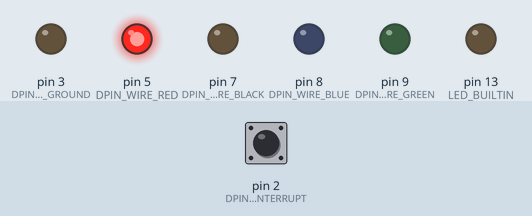
Recording of a sketch running on a simulated Arduino Uno, built with avr-gcc and run on an emulated ATmega328P. Parts: output pins drawn as LEDs (lit = HIGH). The inputs (shaded band) are chosen by the test bench; at power-on: pin 2 (DPIN_BUTTON_INTERRUPT) HIGH. EEPROM starts erased; pins used as bus, display or sensor lines are not drawn.

Above: at 1.2 s.
1.3 s: pin 2 (DPIN_BUTTON_INTERRUPT) pulsed LOW 5 times (0.12 s each, 0.3 s apart)
At 3.0 s:
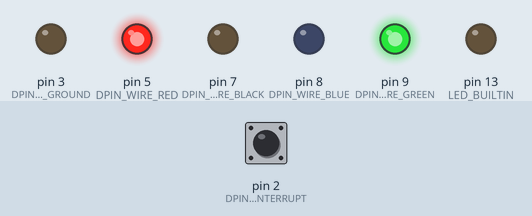
4.3 s: pin 2 (DPIN_BUTTON_INTERRUPT) pulled LOW for 0.15 s
At 4.8 s:
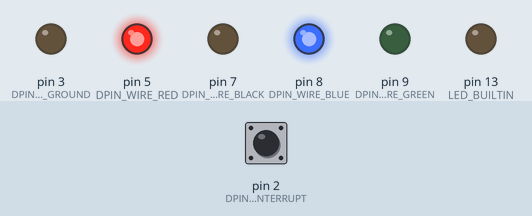
5.9 s: pin 2 (DPIN_BUTTON_INTERRUPT) pulsed LOW 5 times (0.12 s each, 0.3 s apart)
At 7.7 s:
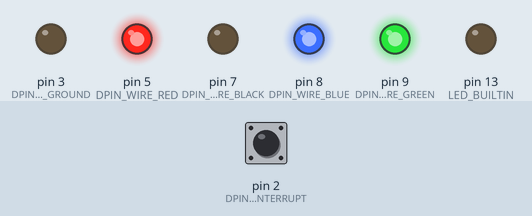
8.9 s: pin 2 (DPIN_BUTTON_INTERRUPT) pulled LOW for 1 s
At 10.8 s:
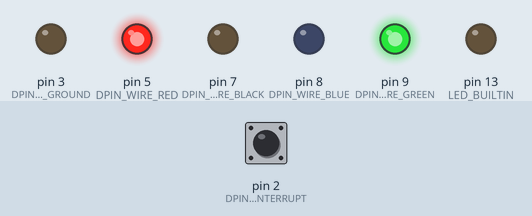
12.9 s: pin 2 (DPIN_BUTTON_INTERRUPT) pulled LOW for 3.2 s
At 13.6 s:
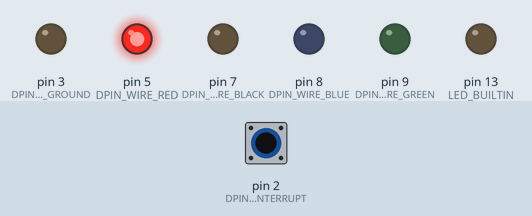
Timing chart, 0 to 15.9 s (numbered marks = the images above; inputs shaded):
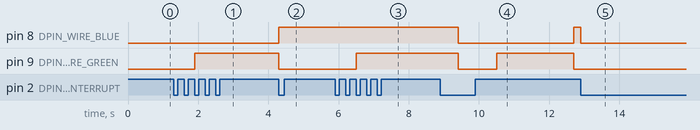

Measured:
- after the input at 1.3 s, pin 9 (DPIN_WIRE_GREEN): LOW → HIGH after 0.60 s
- after the input at 4.3 s, pin 8 (DPIN_WIRE_BLUE): LOW → HIGH at once; pin 9 (DPIN_WIRE_GREEN): HIGH → LOW at once
- after the input at 5.9 s, pin 9 (DPIN_WIRE_GREEN): LOW → HIGH after 0.60 s
- after the input at 8.9 s, pin 8 (DPIN_WIRE_BLUE): HIGH → LOW after 0.50 s, → HIGH 3.3 s later; pin 9 (DPIN_WIRE_GREEN): HIGH → LOW after 0.50 s, → HIGH 1.1 s later, → LOW 2.2 s later
- after the input at 12.9 s, pin 8 (DPIN_WIRE_BLUE): HIGH → LOW after 0.00 s instead of 4.2 s; pin 9 (DPIN_WIRE_GREEN): stays LOW (without the input it goes to HIGH after 2.0 s)

The sketch:

dell_xps_600_front_panel_led.ino
```cpp
/**
 * Controller for Dell XPS 600 Front Panel LED
 *
 * Author: Brian Andress
 * Site: https://github.com/brainthinks
 *
 * Cycle through the different colors of Dell's front panel LED for the XPS 600, and
 * remember the most recently set color, even between power cycles.
 *
 * My father used to have a Dell Dimension XPS, which is a giant blue computer with a
 * proprietary motherboard layout and other components.  For his birthday in 2018, I
 * wanted to give him a modern computer in that old case because it was so unique.  I
 * quickly learned that that would be a difficult task.  I had to modify the case to
 * accept a standard ATX motherboard, and I had to do some custom wiring to get the
 * front panel LED and the power button board to work.  The front panel LED was more
 * difficult than the power button because the board for the front panel LED accepts
 * multiple power sources, and the state of those power sources controls what color
 * the LED displays.  Additionally, the mechanism to control this board was contained
 * in the motherboard, which is not something that I could leave in the case.  In order
 * to control the color of Dell's front panel LED for this particular case, I wrote
 * this arduino script.
 */

#include <EEPROM.h>

const bool DEBUG = false;

// -----------------------------------------------------------------------------
//
// DATA
//
// -----------------------------------------------------------------------------

/**
 * Dell Wires --> Arduino Pins
 */
const byte DPIN_WIRE_RED   = 5; // 5V, always on
const byte DPIN_WIRE_WHITE = 6; // not used
const byte DPIN_WIRE_BLACK = 7; // ground

const byte DPIN_WIRE_BLUE  = 8; // 3.3V, configurable
const byte DPIN_WIRE_GREEN = 9; // 3.3V, configurable
const byte DPIN_WIRE_BROWN = 10; // 3.3V, configurable

/**
 * Button
 *
 * The physical switch that will allow you to cycle through the different LED states
 */
const byte DPIN_BUTTON_INTERRUPT = 2; // one switch wire
const byte DPIN_BUTTON_GROUND = 3;    // the other switch wire

volatile bool acceptPushedChanges = false;
volatile bool pushed = false;

const int ACCEPT_PUSHED_CHANGE_DELAY = 1000;
const int DEBOUNCE_DELAY = 100;
const int PUSHED_RESET_DELAY = 500;

/**
 * EEPROM Addresses
 */
const int ADDRESS_STATE = 0; // current LED state
const int ADDRESS_CYCLE = 1; // cycle LED enabled

/**
 * LED State
 *
 * The variable names are the color names Dell used in the bios configuration.
 * The values are integers represent the configuration index.
 *
 * I have kept them in the order Dell listed them in the bios (except NONE).
 */
const int LED_NONE     = 0;
const int LED_RUBY     = 1;
const int LED_EMERALD  = 2;
const int LED_AMBER    = 3;
const int LED_SAPPHIRE = 4;
const int LED_AMETHYST = 5;
const int LED_TOPAZ    = 6;
const int LED_DIAMOND  = 7;

const int LED_FIRST = LED_RUBY;
const int LED_LAST  = LED_DIAMOND;

const int LED_CYCLE_DELAY = 1000;

/**
 * LED Configurations
 *
 * Each configuration contains the state of each of the 3 configurable wires
 * necessary to generate a color on Dell's board.
 *
 * 0 - blue wire state
 * 1 - green wire state
 * 2 - brown wire state
 * 3 - state indicator
 */
const int LED_CONFIGURATIONS[8][4] = {
  { LOW,  LOW,  LOW,  LED_NONE     },
  { LOW,  LOW,  HIGH, LED_RUBY     },
  { LOW,  HIGH, LOW,  LED_EMERALD  },
  { LOW,  HIGH, HIGH, LED_AMBER    },
  { HIGH, LOW,  LOW,  LED_SAPPHIRE },
  { HIGH, LOW,  HIGH, LED_AMETHYST },
  { HIGH, HIGH, LOW,  LED_TOPAZ    },
  { HIGH, HIGH, HIGH, LED_DIAMOND  }
};


// -----------------------------------------------------------------------------
//
// Utilities
//
// -----------------------------------------------------------------------------

void blink(const int number) {
  for (int i = 0; i < number; i++) {
    digitalWrite(LED_BUILTIN, HIGH);
    delay(250);
    digitalWrite(LED_BUILTIN, LOW);
    delay(250);
  }
}


// -----------------------------------------------------------------------------
//
// LED State
//
// -----------------------------------------------------------------------------

/**
 * Read the current state from the pin that is broadcasting it
 */
int readState() {
  return EEPROM.read(ADDRESS_STATE);
}

/**
 * Blink the built in LED the number of times that corresponds
 * with the currently selected state.
 */
void displayState() {
  blink(readState());
  digitalWrite(LED_BUILTIN, LOW);
}

/**
 * Set the state, which controls the LED color
 */
void setState(const int state, const bool shouldDisplayState) {
  // If we encounter an unrecognized state
  if (state < LED_NONE || state > LED_LAST) {
    setState(LED_NONE, shouldDisplayState);
    return 0;
  }

  // Configure the LED color
  digitalWrite(DPIN_WIRE_BLUE,  LED_CONFIGURATIONS[state][0]);
  digitalWrite(DPIN_WIRE_GREEN, LED_CONFIGURATIONS[state][1]);
  digitalWrite(DPIN_WIRE_BROWN, LED_CONFIGURATIONS[state][2]);

  // Save the current LED color state
  EEPROM.write(ADDRESS_STATE, LED_CONFIGURATIONS[state][3]);

  if (DEBUG == true && shouldDisplayState) {
    displayState();
  }
}

void cycleState() {
  volatile int state = readState();

  // Ensure none is skipped when cycling
  if (state == LED_LAST) {
    state = LED_NONE;
  }

  // Increment the LED state to show the next color
  state++;

  setState(state, false);
  delay(LED_CYCLE_DELAY);
}

bool isCycling() {
  return EEPROM.read(ADDRESS_CYCLE) == true;
}

void enableCycling() {
  EEPROM.write(ADDRESS_CYCLE, true);
}

void disableCycling() {
  EEPROM.write(ADDRESS_CYCLE, false);
}

void incrementState() {
  // If the cycle is enabled, disable it
  if (isCycling()) {
    disableCycling();
    setState(LED_NONE, true);
  }

  // If the LED state is on the last one, enable the cycle
  else if (readState() == LED_LAST) {
    enableCycling();
  }

  // Otherwise, increment the LED state
  else {
    setState(readState() + 1, true);
  }
}


// -----------------------------------------------------------------------------
//
// Button State
//
// -----------------------------------------------------------------------------

void initializeButtonPins(const byte interruptPin, const byte groundPin) {
  pinMode(interruptPin, INPUT_PULLUP);
  attachInterrupt(digitalPinToInterrupt(interruptPin), buttonPushed, FALLING);
  pinMode(groundPin, OUTPUT);
  digitalWrite(groundPin, LOW);
}

void buttonPushed() {
  if (pushed == false) {
    pushed = true;

    if (acceptPushedChanges || millis() > ACCEPT_PUSHED_CHANGE_DELAY) {
      acceptPushedChanges = true;
      incrementState();
    }
  }
}

void buttonPushedReset() {
  delay(DEBOUNCE_DELAY);
  if (pushed == true) {
    delay(PUSHED_RESET_DELAY);
    pushed = false;
  }
}


// -----------------------------------------------------------------------------
//
// Arduino
//
// -----------------------------------------------------------------------------

void setup() {
  pinMode(LED_BUILTIN, OUTPUT);

  pinMode(DPIN_WIRE_RED, OUTPUT);
  pinMode(DPIN_WIRE_BLUE, OUTPUT);
  pinMode(DPIN_WIRE_GREEN, OUTPUT);
  pinMode(DPIN_WIRE_BROWN, OUTPUT);
  pinMode(DPIN_WIRE_BLACK, OUTPUT);

  initializeButtonPins(DPIN_BUTTON_INTERRUPT, DPIN_BUTTON_GROUND);

  // Board power or something...
  digitalWrite(DPIN_WIRE_RED, HIGH);
  digitalWrite(DPIN_WIRE_BLACK, LOW);

  // Display the LED color that was set last time
  setState(readState(), true);
}

void loop() {
  if (isCycling()) {
    cycleState();
  }

  buttonPushedReset();
}
```
